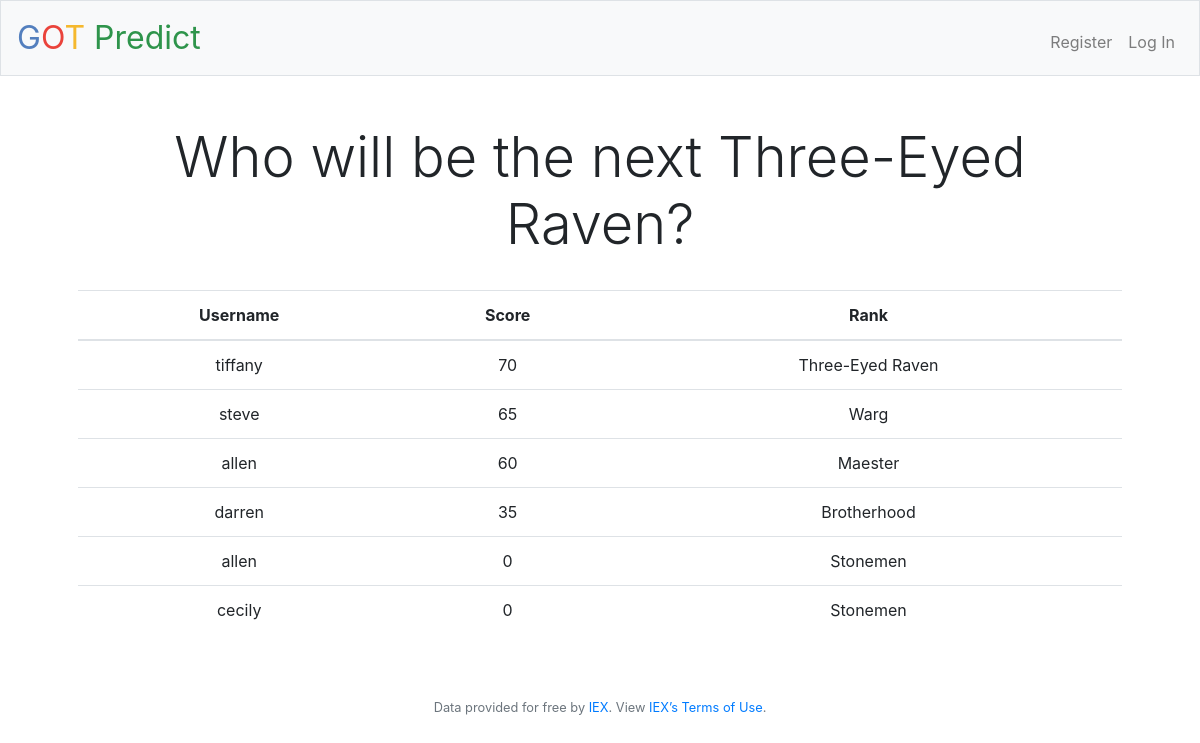
/index, run on the app's committed database.
### app/models.py (models this page shows, shortened)
class Response(db.Model):
    id = db.Column(db.Integer, primary_key=True)
    q1 = db.Column(db.String(64))
    q2 = db.Column(db.String(64))
    q3 = db.Column(db.String(64))
    q4 = db.Column(db.String(64))
    q5 = db.Column(db.String(64))
    q6 = db.Column(db.String(64))
    q7 = db.Column(db.String(64))
    q8 = db.Column(db.String(64))
    q9 = db.Column(db.String(64))
    q10 = db.Column(db.String(64))
    q11 = db.Column(db.String(64))
    q12 = db.Column(db.String(64))
    q13 = db.Column(db.String(64))
    q14 = db.Column(db.String(64))
    q15 = db.Column(db.String(64))
    q16 = db.Column(db.String(64))
    q17 = db.Column(db.String(64))
    q18 = db.Column(db.String(64))
    q19 = db.Column(db.String(64))
    q20 = db.Column(db.String(64))
    q21 = db.Column(db.String(64))
    q22 = db.Column(db.String(64))
    q23 = db.Column(db.String(64))
    q24 = db.Column(db.String(64))
    q25 = db.Column(db.String(64))
    q26 = db.Column(db.String(64))
    q27 = db.Column(db.String(64))
    q28 = db.Column(db.String(64))
    q29 = db.Column(db.String(64))
    q30 = db.Column(db.String(64))
    score = db.Column(db.Integer)
    rank = db.Column(db.String(64))
    timestamp = db.Column(db.DateTime, index=True, default=datetime.utcnow)
    user_id = db.Column(db.Integer, db.ForeignKey('user.id'))

class User(db.Model):
    id = db.Column(db.Integer, primary_key=True)
    username = db.Column(db.String(64), index=True, unique=True)
    email = db.Column(db.String(120), index=True, unique=True)
    password_hash = db.Column(db.String(128))
    score = db.Column(db.Integer)
    responses = db.relationship('Response', backref='author', lazy='dynamic')

### app/routes.py (the view)
@app.route('/')
@app.route('/index')
def index():
    submissions = Response.query.all()
    for s in submissions:
        s.score = calculate_score(s)
        s.rank = calculate_rank(s.score)
    db.session.commit()
    submissions = Response.query.order_by(Response.score.desc()).all()
    return render_template('index.html', submissions=submissions)

### app/helpers.py (called while the page is built)
def calculate_rank(score):
    if (score >= 0) and (score < 20):
        return 'Stonemen'
    if (score >= 20) and (score < 30):
        return 'Unsullied'
    if (score >= 30) and (score < 40):
        return 'Brotherhood'
    if (score >= 40) and (score < 50):
        return 'Iron Banker of Braavos'
    if (score >= 50) and (score < 60):
        return 'Nights Watch'
    if (score >= 60) and (score < 65):
        return 'Maester'
    if score == 65:
        return 'Warg'
    if score == 67:
        return 'Greenseer'
    if score == 68:
        return 'One-Eyed Raven'
    if score == 69:
        return 'Two-Eyed Raven'
    if score == 70:
        return 'Three-Eyed Raven'

### app/templates/index.html (shortened to what this page needs)
{% extends 'layout.html' %}
{% block main %}
<h1 class="display-4">Who will be the next Three-Eyed Raven?</h1>
<br>
<table class="table">
    <thead>
        <th scope="col">Username</th>
        <th scope="col">Score</th>
        <th scope="col">Rank</th>
    </thead>
    <tbody>
        {% for s in submissions %}
        <tr>
            <td>{{ s.author.username }}</td>
            <td>{{ s.score }}</td>
            <td>{{ s.rank }}</td>
        </tr>
        {% endfor %}
    </tbody>
</table>
{% endblock %}

### app/templates/layout.html (shortened to what this page needs)
<!DOCTYPE html>
<html lang="en">
    <head>
        <link rel="stylesheet" href="https://stackpath.bootstrapcdn.com/bootstrap/4.3.1/css/bootstrap.min.css">
        <link href="/static/styles.css" rel="stylesheet"/>
    </head>
    <body>
        <nav class="navbar navbar-expand-md navbar-light bg-light border">
            <a class="navbar-brand" href="/"><span class="blue">G</span><span class="red">O</span><span class="yellow">T</span> <span class="green">Predict</span></a>
            <div class="collapse navbar-collapse" id="navbar">
                {% if session.user_id %}
                    <ul class="navbar-nav mr-auto mt-2">
                        <li class="nav-item"><a class="nav-link" href="/predict">Predict</a></li>
                        <li class="nav-item"><a class="nav-link" href="/rules">Rules</a></li>
                        <li class="nav-item"><a class="nav-link" href="/scores">Scores</a></li>
                    </ul>
                    <ul class="navbar-nav ml-auto mt-2">
                        <li class="nav-item"><a class="nav-link" href="/logout">Log Out</a></li>
                    </ul>
                {% else %}
                    <ul class="navbar-nav ml-auto mt-2">
                        <li class="nav-item"><a class="nav-link" href="/register">Register</a></li>
                        <li class="nav-item"><a class="nav-link" href="/login">Log In</a></li>
                    </ul>
                {% endif %}
            </div>
        </nav>
        <main class="container p-5">
            {% block main %}{% endblock %}
        </main>
        <footer class="small text-center text-muted">
            Data provided for free by <a href="https://iextrading.com/developer">IEX</a>. View <a href="https://iextrading.com/api-exhibit-a/">IEX’s Terms of Use</a>.
        </footer>
    </body>
</html>

### app/static/styles.css (style rules this page uses)
nav .navbar-brand { font-size: xx-large; }
nav .navbar-brand .blue { color: #537fbe; }
nav .navbar-brand .red { color: #ea433b; }
nav .navbar-brand .yellow { color: #f5b82e; }
nav .navbar-brand .green { color: #2e944b; }
main { overflow-x: auto; text-align: center; }

### data on the page
Response: author.username "tiffany", score "70", rank "Three-Eyed Raven"
Response: author.username "steve", score "65", rank "Warg"
Response: author.username "allen", score "60", rank "Maester"
Response: author.username "darren", score "35", rank "Brotherhood"
Response: author.username "allen", score "0", rank "Stonemen"
Response: author.username "cecily", score "0", rank "Stonemen"
